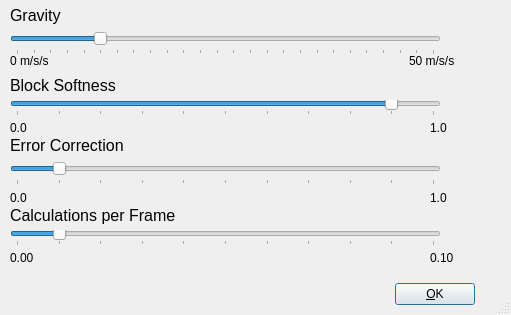
<?xml version="1.0" encoding="UTF-8"?>
<ui version="4.0">
 <class>PrefsWindow</class>
 <widget class="QDialog" name="PrefsWindow">
  <property name="geometry">
   <rect>
    <x>0</x>
    <y>0</y>
    <width>511</width>
    <height>315</height>
   </rect>
  </property>
  <property name="windowTitle">
   <string>Preferences</string>
  </property>
  <property name="windowIcon">
   <iconset resource="../src/deskblocks.qrc">
    <normaloff>:/box/box.svg</normaloff>:/box/box.svg</iconset>
  </property>
  <property name="sizeGripEnabled">
   <bool>true</bool>
  </property>
  <widget class="QLabel" name="maxGravityLabel">
   <property name="geometry">
    <rect>
     <x>409</x>
     <y>50</y>
     <width>59</width>
     <height>22</height>
    </rect>
   </property>
   <property name="text">
    <string>50 m/s/s</string>
   </property>
  </widget>
  <widget class="QLabel" name="erpLabel">
   <property name="geometry">
    <rect>
     <x>10</x>
     <y>130</y>
     <width>170</width>
     <height>30</height>
    </rect>
   </property>
   <property name="font">
    <font>
     <pointsize>12</pointsize>
    </font>
   </property>
   <property name="text">
    <string>Error Correction</string>
   </property>
  </widget>
  <widget class="QSlider" name="gravitySlider">
   <property name="geometry">
    <rect>
     <x>10</x>
     <y>30</y>
     <width>431</width>
     <height>25</height>
    </rect>
   </property>
   <property name="maximum">
    <number>50</number>
   </property>
   <property name="singleStep">
    <number>2</number>
   </property>
   <property name="pageStep">
    <number>5</number>
   </property>
   <property name="value">
    <number>10</number>
   </property>
   <property name="sliderPosition">
    <number>10</number>
   </property>
   <property name="orientation">
    <enum>Qt::Horizontal</enum>
   </property>
   <property name="tickPosition">
    <enum>QSlider::TicksBelow</enum>
   </property>
   <property name="tickInterval">
    <number>0</number>
   </property>
  </widget>
  <widget class="QLabel" name="minGravityLabel">
   <property name="geometry">
    <rect>
     <x>10</x>
     <y>50</y>
     <width>51</width>
     <height>22</height>
    </rect>
   </property>
   <property name="text">
    <string>0 m/s/s</string>
   </property>
  </widget>
  <widget class="QLabel" name="gravityLabel">
   <property name="geometry">
    <rect>
     <x>10</x>
     <y>0</y>
     <width>131</width>
     <height>31</height>
    </rect>
   </property>
   <property name="font">
    <font>
     <pointsize>12</pointsize>
    </font>
   </property>
   <property name="text">
    <string>Gravity</string>
   </property>
   <property name="textFormat">
    <enum>Qt::AutoText</enum>
   </property>
   <property name="scaledContents">
    <bool>false</bool>
   </property>
  </widget>
  <widget class="QLabel" name="collisionERPLabel">
   <property name="geometry">
    <rect>
     <x>10</x>
     <y>70</y>
     <width>141</width>
     <height>30</height>
    </rect>
   </property>
   <property name="font">
    <font>
     <pointsize>12</pointsize>
    </font>
   </property>
   <property name="text">
    <string>Block Softness</string>
   </property>
  </widget>
  <widget class="QLabel" name="minERPLabel">
   <property name="geometry">
    <rect>
     <x>10</x>
     <y>190</y>
     <width>48</width>
     <height>15</height>
    </rect>
   </property>
   <property name="text">
    <string>0.0</string>
   </property>
  </widget>
  <widget class="QLabel" name="stepsLabel">
   <property name="geometry">
    <rect>
     <x>10</x>
     <y>200</y>
     <width>250</width>
     <height>30</height>
    </rect>
   </property>
   <property name="font">
    <font>
     <pointsize>12</pointsize>
    </font>
   </property>
   <property name="text">
    <string>Calculations per Frame</string>
   </property>
  </widget>
  <widget class="QSlider" name="erpSlider">
   <property name="geometry">
    <rect>
     <x>10</x>
     <y>160</y>
     <width>431</width>
     <height>25</height>
    </rect>
   </property>
   <property name="maximum">
    <number>10</number>
   </property>
   <property name="pageStep">
    <number>1</number>
   </property>
   <property name="value">
    <number>1</number>
   </property>
   <property name="orientation">
    <enum>Qt::Horizontal</enum>
   </property>
   <property name="tickPosition">
    <enum>QSlider::TicksBelow</enum>
   </property>
  </widget>
  <widget class="QLabel" name="minStepsLabel">
   <property name="geometry">
    <rect>
     <x>10</x>
     <y>250</y>
     <width>48</width>
     <height>15</height>
    </rect>
   </property>
   <property name="text">
    <string>0.00</string>
   </property>
  </widget>
  <widget class="QLabel" name="minCollisionERPLabel">
   <property name="geometry">
    <rect>
     <x>10</x>
     <y>120</y>
     <width>48</width>
     <height>15</height>
    </rect>
   </property>
   <property name="text">
    <string>0.0</string>
   </property>
  </widget>
  <widget class="QLabel" name="maxERPLabel">
   <property name="geometry">
    <rect>
     <x>430</x>
     <y>190</y>
     <width>48</width>
     <height>15</height>
    </rect>
   </property>
   <property name="text">
    <string>1.0</string>
   </property>
  </widget>
  <widget class="QLabel" name="maxCollisionERPLabel">
   <property name="geometry">
    <rect>
     <x>430</x>
     <y>120</y>
     <width>48</width>
     <height>15</height>
    </rect>
   </property>
   <property name="text">
    <string>1.0</string>
   </property>
  </widget>
  <widget class="QSlider" name="collisionERPSlider">
   <property name="geometry">
    <rect>
     <x>10</x>
     <y>100</y>
     <width>431</width>
     <height>16</height>
    </rect>
   </property>
   <property name="maximum">
    <number>10</number>
   </property>
   <property name="pageStep">
    <number>1</number>
   </property>
   <property name="value">
    <number>9</number>
   </property>
   <property name="orientation">
    <enum>Qt::Horizontal</enum>
   </property>
   <property name="tickPosition">
    <enum>QSlider::TicksBelow</enum>
   </property>
  </widget>
  <widget class="QLabel" name="maxStepsLabel">
   <property name="geometry">
    <rect>
     <x>430</x>
     <y>250</y>
     <width>48</width>
     <height>15</height>
    </rect>
   </property>
   <property name="text">
    <string>0.10</string>
   </property>
  </widget>
  <widget class="QSlider" name="stepsSlider">
   <property name="geometry">
    <rect>
     <x>10</x>
     <y>230</y>
     <width>431</width>
     <height>16</height>
    </rect>
   </property>
   <property name="maximum">
    <number>10</number>
   </property>
   <property name="singleStep">
    <number>1</number>
   </property>
   <property name="pageStep">
    <number>1</number>
   </property>
   <property name="value">
    <number>1</number>
   </property>
   <property name="sliderPosition">
    <number>1</number>
   </property>
   <property name="orientation">
    <enum>Qt::Horizontal</enum>
   </property>
   <property name="tickPosition">
    <enum>QSlider::TicksBelow</enum>
   </property>
  </widget>
  <widget class="QWidget" name="Layout1">
   <property name="geometry">
    <rect>
     <x>10</x>
     <y>270</y>
     <width>476</width>
     <height>49</height>
    </rect>
   </property>
   <layout class="QHBoxLayout">
    <property name="spacing">
     <number>6</number>
    </property>
    <property name="margin">
     <number>11</number>
    </property>
    <item>
     <spacer>
      <property name="orientation">
       <enum>Qt::Horizontal</enum>
      </property>
      <property name="sizeType">
       <enum>QSizePolicy::Expanding</enum>
      </property>
      <property name="sizeHint" stdset="0">
       <size>
        <width>20</width>
        <height>20</height>
       </size>
      </property>
     </spacer>
    </item>
    <item>
     <widget class="QPushButton" name="buttonOk">
      <property name="text">
       <string>&amp;OK</string>
      </property>
      <property name="shortcut">
       <string/>
      </property>
      <property name="autoDefault">
       <bool>true</bool>
      </property>
      <property name="default">
       <bool>true</bool>
      </property>
     </widget>
    </item>
   </layout>
  </widget>
 </widget>
 <layoutdefault spacing="6" margin="11"/>
 <pixmapfunction>qPixmapFromMimeSource</pixmapfunction>
 <resources>
  <include location="../src/deskblocks.qrc"/>
 </resources>
 <connections>
  <connection>
   <sender>buttonOk</sender>
   <signal>clicked()</signal>
   <receiver>PrefsWindow</receiver>
   <slot>hide()</slot>
   <hints>
    <hint type="sourcelabel">
     <x>20</x>
     <y>20</y>
    </hint>
    <hint type="destinationlabel">
     <x>20</x>
     <y>20</y>
    </hint>
   </hints>
  </connection>
 </connections>
</ui>
